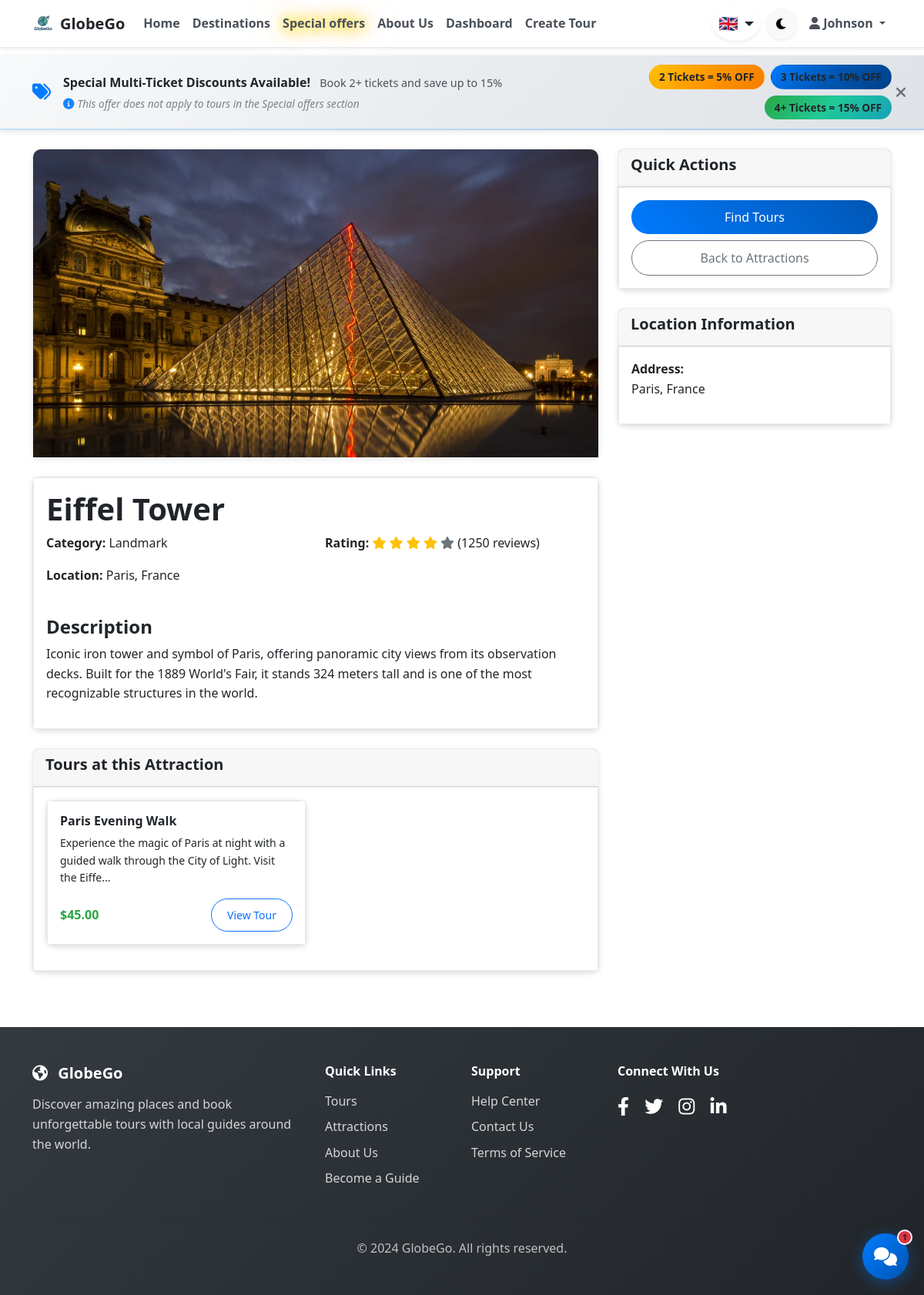
/attraction-details.php?id=1 (signed in), run on the app's committed database.
### tables this page shows
CREATE TABLE attractions (
    id INT AUTO_INCREMENT PRIMARY KEY,
    name VARCHAR(255) NOT NULL,
    description TEXT NOT NULL,
    location VARCHAR(255) NOT NULL,
    latitude DECIMAL(10, 8),
    longitude DECIMAL(11, 8),
    category VARCHAR(100),
    image_url VARCHAR(255),
    rating DECIMAL(3,2) DEFAULT 0.00,
    total_reviews INT DEFAULT 0,
    created_at TIMESTAMP DEFAULT CURRENT_TIMESTAMP,
    updated_at TIMESTAMP DEFAULT CURRENT_TIMESTAMP ON UPDATE CURRENT_TIMESTAMP,
    INDEX idx_location (location),
    INDEX idx_category (category)
);

CREATE TABLE tours (
    id INT AUTO_INCREMENT PRIMARY KEY,
    guide_id INT NOT NULL,
    attraction_id INT,
    title VARCHAR(255) NOT NULL,
    description TEXT NOT NULL,
    price DECIMAL(10,2) NOT NULL,
    duration_hours INT NOT NULL,
    max_participants INT NOT NULL,
    meeting_point VARCHAR(255) NOT NULL,
    category VARCHAR(100),
    image_url VARCHAR(255),
    status ENUM('active', 'inactive', 'cancelled') DEFAULT 'active',
    created_at TIMESTAMP DEFAULT CURRENT_TIMESTAMP,
    updated_at TIMESTAMP DEFAULT CURRENT_TIMESTAMP ON UPDATE CURRENT_TIMESTAMP,
    FOREIGN KEY (guide_id) REFERENCES users(id) ON DELETE CASCADE,
    FOREIGN KEY (attraction_id) REFERENCES attractions(id) ON DELETE SET NULL,
    INDEX idx_guide_id (guide_id),
    INDEX idx_attraction_id (attraction_id),
    INDEX idx_status (status),
    INDEX idx_category (category)
);

### controllers/BaseController.php (called while the page is built, shortened)
<?php
require_once __DIR__ . '/../config/config.php';
class BaseController
{
    public function __construct(PDO $db)
    {
        $this->db = $db;
    }
    protected function render(string $view, array $data = [], ?string $pageTitle = null): void
    {
        include __DIR__ . '/../includes/header.php';
        include __DIR__ . '/../views/' . $view . '.php';
        include __DIR__ . '/../includes/footer.php';
    }
}

### controllers/AttractionController.php (called while the page is built, shortened)
<?php
require_once __DIR__ . '/BaseController.php';
require_once __DIR__ . '/../classes/Attraction.php';
require_once __DIR__ . '/../classes/Tour.php';
class AttractionController extends BaseController
{
    public function showDetails(): void
    {
        $attraction_id = isset($_GET['id']) ? (int) $_GET['id'] : 0;
        $attraction = new Attraction($this->db);
        $attraction_details = $attraction->getAttractionById($attraction_id);
        $tour = new Tour($this->db);
        $attraction_tours = $tour->getToursByAttraction($attraction_id);
        $this->render('attractions/details', [
            'attraction_id' => $attraction_id,
            'attraction_details' => $attraction_details,
            'attraction_tours' => $attraction_tours,
        ], $attraction_details['name']);
    }
}

### attraction-details.php (called while the page is built)
<?php
require_once __DIR__ . '/config/config.php';
require_once __DIR__ . '/controllers/AttractionController.php';
$database = new Database();
$db = $database->getConnection();
$controller = new AttractionController($db);
$controller->showDetails();

### classes/Attraction.php (called while the page is built, shortened)
<?php
require_once __DIR__ . '/../config/config.php';
class Attraction {
    private $conn;
    private $table_name = "attractions";
    public function __construct($db) {
        $this->conn = $db;
    }
    public function getAttractionById($id) {
        $query = "SELECT * FROM " . $this->table_name . " WHERE id = :id";
        $stmt = $this->conn->prepare($query);
        $stmt->bindParam(":id", $id);
        $stmt->execute();
        if ($stmt->rowCount() > 0) {
            return $stmt->fetch(PDO::FETCH_ASSOC);
        }
        return false;
    }
}
?>

### classes/Tour.php (called while the page is built, shortened)
<?php
require_once __DIR__ . '/../config/config.php';
class Tour {
    private $conn;
    private $table_name = "tours";
    public function __construct($db) {
        $this->conn = $db;
    }
    public function getToursByAttraction($attraction_id) {
        $query = "SELECT t.*, u.first_name, u.last_name, u.profile_image, a.name as attraction_name, a.location
                  FROM " . $this->table_name . " t
                  LEFT JOIN users u ON t.guide_id = u.id
                  LEFT JOIN attractions a ON t.attraction_id = a.id
                  WHERE t.attraction_id = :attraction_id AND t.status = 'active'
                  ORDER BY t.created_at DESC";
        $stmt = $this->conn->prepare($query);
        $stmt->bindParam(":attraction_id", $attraction_id);
        $stmt->execute();
        return $stmt->fetchAll(PDO::FETCH_ASSOC);
    }
}
?>

### config/config.php (called while the page is built, shortened)
<?php
function formatPrice($price) {
    return '$' . number_format($price, 2);
}
?>

### views/attractions/details.php (the view, shortened to what this page needs)
<div class="container mt-4">
    <div class="row">
        <div class="col-lg-8">
            <div class="card mb-4">
                <img src="<?php echo $attraction_details['image_url'] ?: 'assets/images/default-attraction.jpg'; ?>"
                     class="card-img-top" alt="<?php echo $attraction_details['name']; ?>" style="height: 400px; object-fit: cover;">
            </div>
            <div class="card mb-4">
                <div class="card-body">
                    <h1 class="card-title"><?php echo $attraction_details['name']; ?></h1>
                    <div class="row mb-4">
                        <div class="col-md-6">
                            <p><strong>Category:</strong> <?php echo $attraction_details['category']; ?></p>
                            <p><strong>Location:</strong> <?php echo $attraction_details['location']; ?></p>
                        </div>
                        <div class="col-md-6">
                            <?php if ($attraction_details['rating'] > 0): ?>
                                <p><strong>Rating:</strong>
                                    <?php for ($i = 1; $i <= 5; $i++): ?>
                                        <i class="fas fa-star <?php echo $i <= $attraction_details['rating'] ? 'text-warning' : 'text-muted'; ?>"></i>
                                    <?php endfor; ?>
                                    (<?php echo $attraction_details['total_reviews']; ?> reviews)
                                </p>
                            <?php endif; ?>
                        </div>
                    </div>
                    <h4>Description</h4>
                    <p><?php echo nl2br($attraction_details['description']); ?></p>
                </div>
            </div>
            <div class="card mb-4">
                <div class="card-header">
                    <h5>Tours at this Attraction</h5>
                </div>
                <div class="card-body">
                    <?php if (empty($attraction_tours)): ?>
                        <p class="text-muted">No tours available for this attraction at the moment.</p>
                        <p class="small">Check back later or <a href="guide/create-tour.php">become a guide</a> to create a tour for this attraction!</p>
                    <?php else: ?>
                        <div class="row">
                            <?php foreach ($attraction_tours as $tour_item): ?>
                            <div class="col-md-6 mb-3">
                                <div class="card">
                                    <div class="card-body">
                                        <h6 class="card-title"><?php echo $tour_item['title']; ?></h6>
                                        <p class="card-text small"><?php echo substr($tour_item['description'], 0, 100) . '...'; ?></p>
                                        <div class="d-flex justify-content-between align-items-center">
                                            <span class="text-price fw-bold"><?php echo formatPrice($tour_item['price']); ?></span>
                                            <a href="tour-details.php?id=<?php echo $tour_item['id']; ?>" class="btn btn-outline-primary btn-sm">View Tour</a>
                                        </div>
                                    </div>
                                </div>
                            </div>
                            <?php endforeach; ?>
                        </div>
                    <?php endif; ?>
                </div>
            </div>
        </div>
        <div class="col-lg-4">
            <div class="card mb-4">
                <div class="card-header">
                    <h5>Quick Actions</h5>
                </div>
                <div class="card-body">
                    <div class="d-grid gap-2">
                        <a href="tours.php?attraction=<?php echo $attraction_id; ?>" class="btn btn-primary">Find Tours</a>
                        <a href="attractions.php" class="btn btn-outline-secondary">Back to Attractions</a>
                    </div>
                </div>
            </div>
            <div class="card">
                <div class="card-header">
                    <h5>Location Information</h5>
                </div>
                <div class="card-body">
                    <p><strong>Address:</strong><br><?php echo $attraction_details['location']; ?></p>
                </div>
            </div>
        </div>
    </div>
</div>

### assets/css/style.css (style rules this page uses)
:root { --primary-color: #007bff; --secondary-color: #6c757d; --success-color: #28a745; --danger-color: #dc3545; --warning-color: #ffc107; --info-color: #17a2b8; --light-color: #f8f9fa; --dark-color: #343a40; --text-color: #212529; --muted-text-color: #6c757d; }
body { font-family: 'Segoe UI', Tahoma, Geneva, Verdana, sans-serif; line-height: 1.6; color: var(--text-color); background-color: #ffffff; padding-top: 72px; user-select: none; -webkit-user-select: none; -moz-user-select: none; -ms-user-select: none; }
body:not(.dark) { background-color: #ffffff; color: #212529; }
body:not(.dark) h1, body:not(.dark) h2, body:not(.dark) h3, body:not(.dark) h4, body:not(.dark) h5, body:not(.dark) h6 { color: #212529; font-weight: 600; }
body:not(.dark) p, body:not(.dark) span, body:not(.dark) div, body:not(.dark) label { color: #212529; }
.card { border: none; border-radius: 10px; transition: transform 0.3s ease, box-shadow 0.3s ease; }
.card-img-top { border-radius: 10px 10px 0 0; }
.btn { border-radius: 25px; padding: 10px 20px; font-weight: 500; transition: all 0.3s ease; }
.btn-primary { background: linear-gradient(45deg, #007bff, #0056b3); border: none; }
body:not(.dark) .card, body:not(.dark) .card-body { background-color: #ffffff; color: #212529; border: 1px solid #e9ecef; box-shadow: 0 2px 8px rgba(0, 0, 0, 0.08); }
body:not(.dark) .text-muted { color: #6c757d !important; }
.text-price, .price-text, .card .text-price, .card-body .text-price, body.dark .text-price, body.dark .card .text-price, body.dark .card-body .text-price, span.text-price { color: #28a745 !important; font-weight: 600; }
.fade-in { animation: fadeIn 0.5s ease-in; }

### data on the page
attractions: image_url (picture), name "Eiffel Tower", category "Landmark", location "Paris, France", total_reviews "1250", description "Iconic iron tower and symbol of Paris, offering panoramic city views from its observation decks. Built for the 1889 World's Fair, it stands 324 meters tall and is one of the most recognizable structures in the world."
tours: title "Paris Evening Walk", description "Experience the magic of Paris at night with a guided walk through the City of Light. Visit the Eiffe", price "$45.00"

### other printed values
$item['text'] "Home"
$item['text'] "Destinations"
$item['text'] "Special offers"
$item['text'] "About Us"
Language::t('nav.dashboard') "Dashboard"
Language::t('nav.create_tour') "Create Tour"
Language::getLanguageFlag() "🇬🇧"
$_SESSION['user_name'] "Johnson"
Language::t('home.discount_banner_title') "Special Multi-Ticket Discounts Available!"
Language::t('home.discount_banner_text') "Book 2+ tickets and save up to 15%"
Language::t('home.discount_banner_disclaimer') "This offer does not apply to tours in the Special offers section"
Language::t('home.tickets_2') "2 Tickets"
Language::t('home.tickets_3') "3 Tickets"
Language::t('home.tickets_4') "4+ Tickets"
Language::t('footer.description') "Discover amazing places and book unforgettable tours with local guides around the world."
